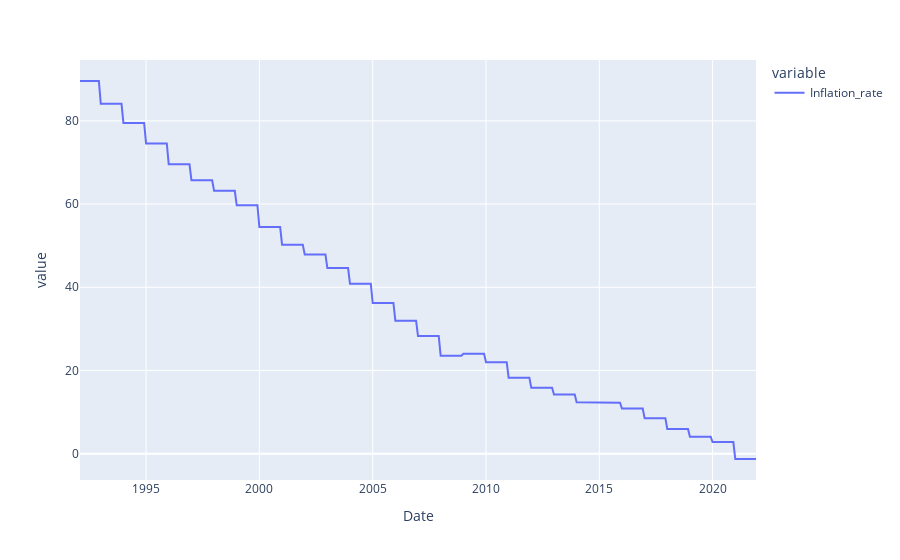

Write notebook code for a chart like this one.
### Code cell
px.line(df[['Date', 'Inflation_rate']].groupby('Date').agg('mean'))

### Figure 1 — Plotly figure (JSON) as saved in the notebook; plotly's stock layout.template omitted (floating-point values rounded to 4 significant figures; data arrays with more than 128 entries replaced by an {"elided": "..."} marker saying what was removed)
{"data": [{"hovertemplate": "variable=Inflation_rate<br>Date=%{x}<br>value=%{y}<extra></extra>", "legendgroup": "Inflation_rate", "line": {"color": "#636efa", "dash": "solid"}, "marker": {"symbol": "circle"}, "mode": "lines", "name": "Inflation_rate", "orientation": "v", "showlegend": true, "type": "scatter", "x": {"elided": "359 str values"}, "xaxis": "x", "y": {"elided": "359 float values"}, "yaxis": "y"}], "layout": {"legend": {"title": {"text": "variable"}, "tracegroupgap": 0}, "margin": {"t": 60}, "xaxis": {"anchor": "y", "domain": [0, 1], "title": {"text": "Date"}}, "yaxis": {"anchor": "x", "domain": [0, 1], "title": {"text": "value"}}}}
